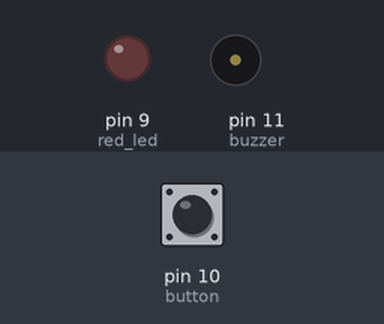
Simulated run of this sketch. Board: Arduino Uno, built with avr-gcc and run on an emulated ATmega328P. On the bench: output pins drawn as LEDs (lit = HIGH), buzzer (waves = sounding, pin HIGH). The inputs (shaded band) are chosen by the test bench; at power-on: pin 10 (button) LOW.

Above: at 1.2 s.
1.3 s: pin 10 (button) pulled HIGH for 0.15 s
At 1.4 s:
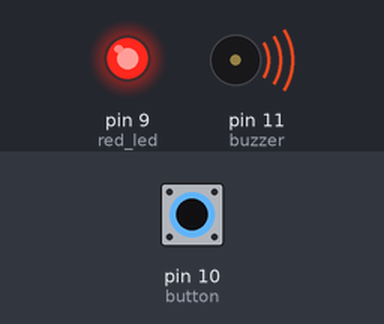
3.0 s: pin 10 (button) pulled HIGH for 3.2 s
At 6.6 s:
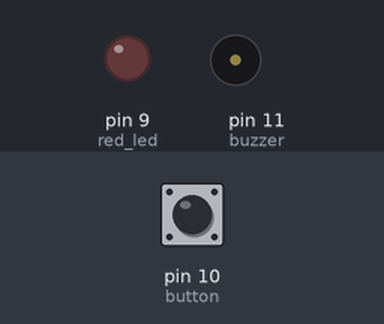
Timing chart, 0 to 8.1 s (numbered marks = the images above; inputs shaded):
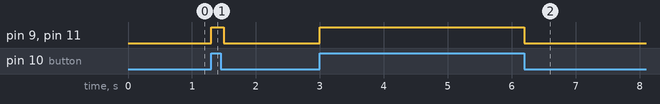

The sketch:

result.ino
```cpp
// Wiring code generated from an ArduinoML model
// Application name: Alarm

void setup(){
  pinMode(9, OUTPUT); // red_led [Actuator]
  pinMode(11, OUTPUT); // buzzer [Actuator]
  pinMode(10, INPUT);  // button [Sensor]
}

long time = 0; long debounce = 200;

void state_off() {
  digitalWrite(9,LOW);
  digitalWrite(11,LOW);
  boolean guard = millis() - time > debounce;
  if( ( digitalRead(10) == HIGH ) && guard ) {
    time = millis();
    state_on();
  } else {
    state_off();
  }
}

void state_on() {
  digitalWrite(9,HIGH);
  digitalWrite(11,HIGH);
  boolean guard = millis() - time > debounce;
  if( ( digitalRead(10) == LOW ) && guard ) {
    time = millis();
    state_off();
  } else {
    state_on();
  }
}

void loop() {
  state_off();
}
```

Measured:
- after the input at 1.3 s, pin 9 (red_led), pin 11 (buzzer): LOW → HIGH at once, → LOW 0.20 s later
- after the input at 3.0 s, pin 9 (red_led), pin 11 (buzzer): LOW → HIGH at once, → LOW 3.2 s later
